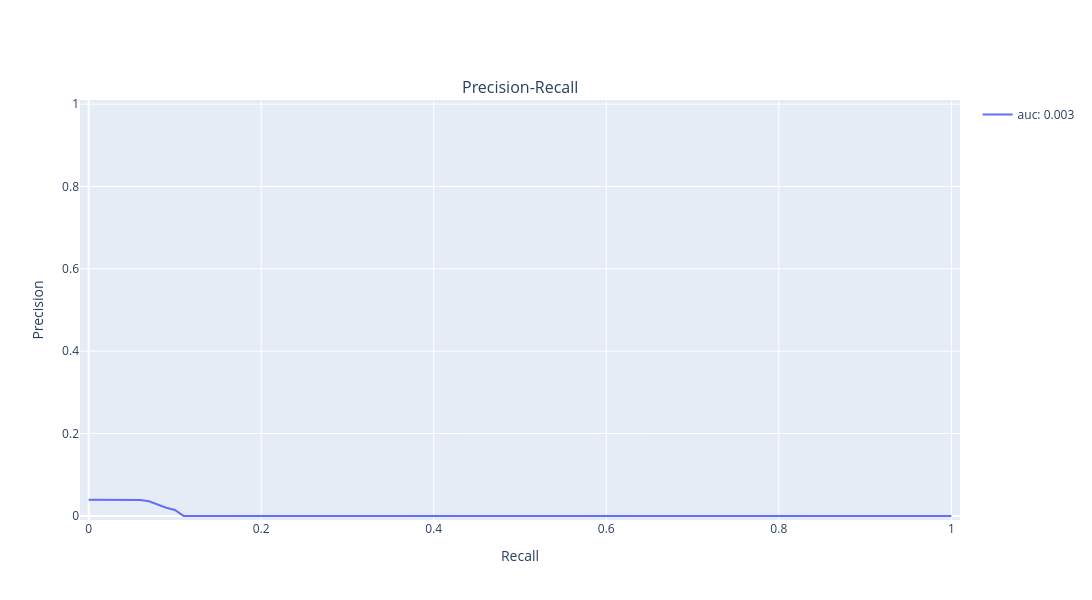

Notebook code for this chart:
### Code cell
threshold_iou = 0.5
iouType = 'bbox'

cocoGt = COCO(gt_path)
cocoDt = cocoGt.loadRes(pred_path)

cur = Curves(cocoGt, cocoDt, iou_tresh=threshold_iou, iouType=iouType, useCats=True)
cur.plot_pre_rec(plotly_backend=True)

### Figure 1 — Plotly figure (JSON) as saved in the notebook; plotly's stock layout.template omitted (floating-point values rounded to 4 significant figures)
{"data": [{"hovertemplate": "Pre: %{y:.3f}<br>Rec: %{x:.3f}<br>Score: %{text:.3f}<extra></extra>", "mode": "lines", "name": "auc: 0.003", "showlegend": true, "text": [0.7921, 0.5935, 0.5222, 0.387, 0.321, 0.1859, 0.1516, 0.1251, 0.09503, 0.06027, 0.03509, 0, 0, 0, 0, 0, 0, 0, 0, 0, 0, 0, 0, 0, 0, 0, 0, 0, 0, 0, 0, 0, 0, 0, 0, 0, 0, 0, 0, 0, 0, 0, 0, 0, 0, 0, 0, 0, 0, 0, 0, 0, 0, 0, 0, 0, 0, 0, 0, 0, 0, 0, 0, 0, 0, 0, 0, 0, 0, 0, 0, 0, 0, 0, 0, 0, 0, 0, 0, 0, 0, 0, 0, 0, 0, 0, 0, 0, 0, 0, 0, 0, 0, 0, 0, 0, 0, 0, 0, 0, 0], "type": "scatter", "x": [0, 0.01, 0.02, 0.03, 0.04, 0.05, 0.06, 0.07, 0.08, 0.09, 0.1, 0.11, 0.12, 0.13, 0.14, 0.15, 0.16, 0.17, 0.18, 0.19, 0.2, 0.21, 0.22, 0.23, 0.24, 0.25, 0.26, 0.27, 0.28, 0.29, 0.3, 0.31, 0.32, 0.33, 0.34, 0.35, 0.36, 0.37, 0.38, 0.39, 0.4, 0.41, 0.42, 0.43, 0.44, 0.45, 0.46, 0.47, 0.48, 0.49, 0.5, 0.51, 0.52, 0.53, 0.54, 0.55, 0.56, 0.57, 0.58, 0.59, 0.6, 0.61, 0.62, 0.63, 0.64, 0.65, 0.66, 0.67, 0.68, 0.69, 0.7, 0.71, 0.72, 0.73, 0.74, 0.75, 0.76, 0.77, 0.78, 0.79, 0.8, 0.81, 0.82, 0.83, 0.84, 0.85, 0.86, 0.87, 0.88, 0.89, 0.9, 0.91, 0.92, 0.93, 0.94, 0.95, 0.96, 0.97, 0.98, 0.99, 1], "xaxis": "x", "y": [0.03922, 0.03922, 0.03922, 0.03922, 0.03922, 0.03922, 0.03843, 0.03538, 0.02684, 0.0196, 0.0142, 0, 0, 0, 0, 0, 0, 0, 0, 0, 0, 0, 0, 0, 0, 0, 0, 0, 0, 0, 0, 0, 0, 0, 0, 0, 0, 0, 0, 0, 0, 0, 0, 0, 0, 0, 0, 0, 0, 0, 0, 0, 0, 0, 0, 0, 0, 0, 0, 0, 0, 0, 0, 0, 0, 0, 0, 0, 0, 0, 0, 0, 0, 0, 0, 0, 0, 0, 0, 0, 0, 0, 0, 0, 0, 0, 0, 0, 0, 0, 0, 0, 0, 0, 0, 0, 0, 0, 0, 0, 0], "yaxis": "y"}], "layout": {"annotations": [{"font": {"size": 16}, "showarrow": false, "text": "Precision-Recall", "x": 0.5, "xanchor": "center", "xref": "paper", "y": 1, "yanchor": "bottom", "yref": "paper"}], "height": 600, "width": 1200, "xaxis": {"anchor": "y", "domain": [0, 1], "range": [-0.01, 1.01], "title": {"text": "Recall"}}, "yaxis": {"anchor": "x", "domain": [0, 1], "range": [-0.01, 1.01], "title": {"text": "Precision"}}}}
